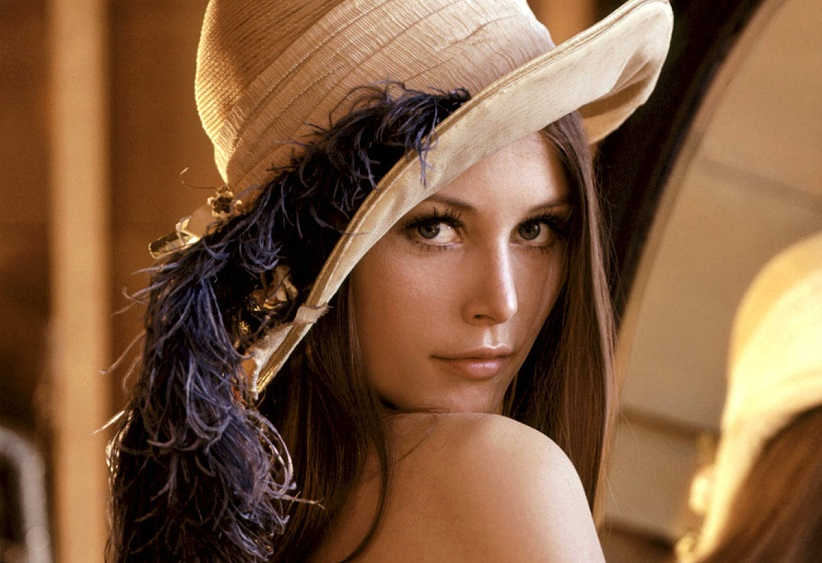
#> input picture images/image_05.jpg, 822 x 563 px, found by its file name
$ python test_image_05.py
#> lines starting #> are read from the running program, lines starting #| are printed output that depends on the picture; after the words box and inside, x2 and y2 are one past the last pixel; in counts of white or black regions, pixels touching at a corner belong together
#> in main, img is the input picture: shape (563, 822, 3); mean B, G, R 63.8, 92.5, 129.2
### application/vision_detection_service.py
import cv2
import numpy as np

class VisionDetectionService:
    def __init__(self) -> None:
        """
        Constructor for class VisionDetectionService
        """
        pass

    def analyze_frame_for_skin(self, frame: np.ndarray) -> np.ndarray:
        """
        Analyzes a frame in order to detect the human skin
        :param frame: The frame to analyze
        :return: The new frame with detected skin only
        """
        # Adding a border to detect the skin on the edge
        borderType = cv2.BORDER_CONSTANT
        top = int(0.006 * frame.shape[0])  # shape[0] = rows
#> top = 3
        bottom = top
#> bottom = 3
        left = int(0.002 * frame.shape[1])  # shape[1] = cols
#> left = 1
        right = left
#> right = 1
        border_color = (0, 0, 0)
        img = cv2.copyMakeBorder(frame, top, bottom, left, right, borderType, None, border_color)
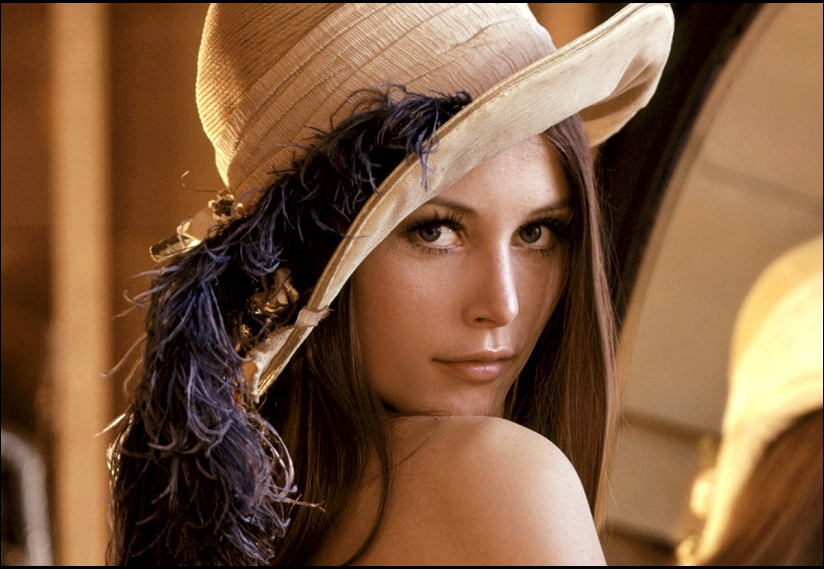
#> img: shape (569, 824, 3); mean B, G, R 63, 91.3, 127.5

        kernel = np.ones((3, 3), np.uint8)
        img = cv2.erode(img, kernel, iterations=1)
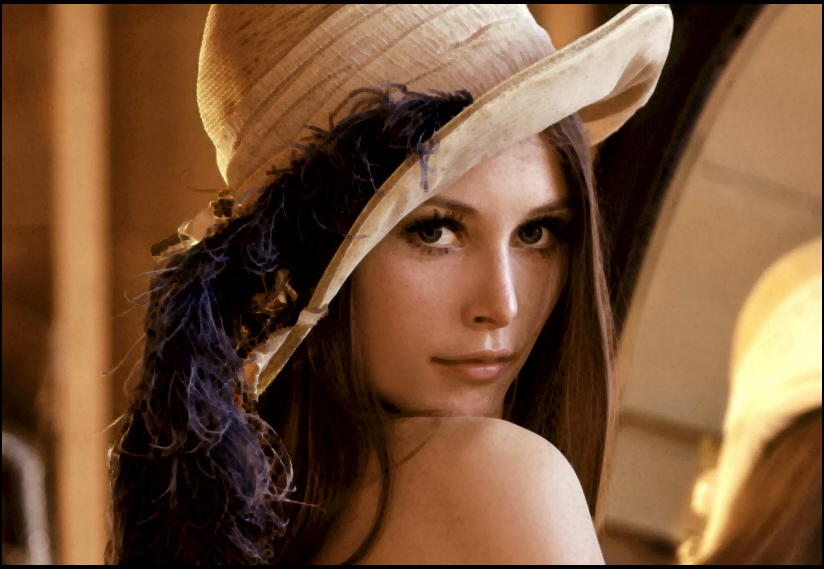
#> img: shape (569, 824, 3); mean B, G, R 55.1, 82.9, 118.5

        img_cie_lab = cv2.cvtColor(img, cv2.COLOR_BGR2Lab)
#> img_cie_lab: shape (569, 824, 3); mean of channels 0, 1, 2 95.5, 139.5, 149.2
        img_y_cr_cb = cv2.cvtColor(img, cv2.COLOR_BGR2YCR_CB)
#> img_y_cr_cb: shape (569, 824, 3); mean of channels 0, 1, 2 90.4, 148.1, 108.1
        img_hsv = cv2.cvtColor(img, cv2.COLOR_BGR2HSV_FULL)
#> img_hsv: shape (569, 824, 3); mean H, S, V 24.8, 162.4, 118.6
        img_yuv = cv2.cvtColor(img, cv2.COLOR_BGR2YUV)
#> img_yuv: shape (569, 824, 3); mean of channels 0, 1, 2 90.4, 110.6, 152.7

        # We only keep the pixels that respect certains criterias such as R > B, 77 <= Cb <= 133, 127 <= Cr <= 175
        # and many others that can be found on the README of the repo
        rows,cols,_ = img.shape
#> rows = 569; cols = 824
        for i in range(rows):
            for j in range(cols):
                U, V = img_yuv[i,j][1], img_yuv[i,j][2]
                B, G, R = img[i,j][0], img[i,j][1], img[i,j][2]
                S = img_hsv[i,j][1]
                Y, Cr, Cb = img_y_cr_cb[i,j][0], img_y_cr_cb[i,j][1], img_y_cr_cb[i,j][2]
                L, a, b = img_cie_lab[i,j][0], img_cie_lab[i,j][1], img_cie_lab[i,j][2]
                I = 0.596*R - 0.275*G - 0.322*B
                Q = 128 + (0.21153661 * R) + (-0.52273617 * G) + (0.31119955 * B)
                if not(121.5 < Q and 80 < Y < 242 and 77 <= Cb <= 133 and 127 <= Cr <= 175 and 26 < S < 178 and R > G and 136 < V < 200 and
                80 < U < 130 and R > B and abs(R - G) > 15 and 14 <= I <= 90 and 100 < L and 134 < a and 115 < b < 177):
                    img[i,j] = [0,0,0]
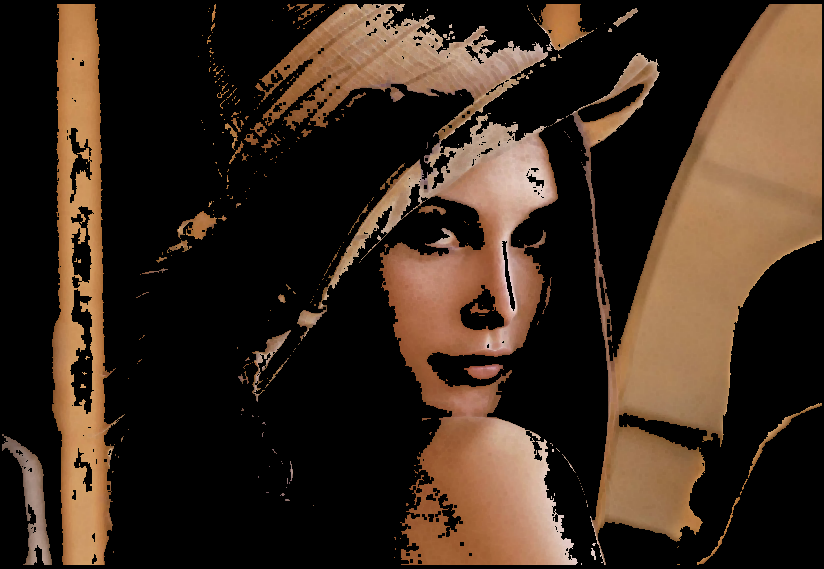
#> img: shape (569, 824, 3); mean B, G, R 30.3, 42.8, 59.1

        # We filter the image after smoothing it
        blurred_frame = cv2.GaussianBlur(img, (3, 3), 0)
        skin = cv2.inRange(blurred_frame, (20, 40, 95), (255, 255, 255))
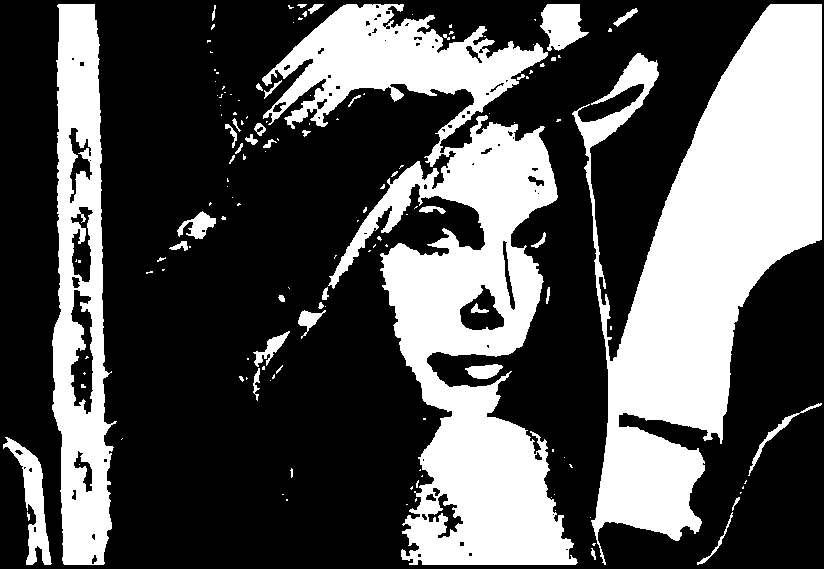
#> skin: shape (569, 824); 33.4% white; 145 white regions (105 under 20 px), largest, box (x1, y1, x2, y2) and area: (262, 4, 578, 565) 64180, (572, 4, 822, 565) 62826, (52, 4, 117, 565) 21656

        # We treat the holes in the filtered frame
        kernel = np.ones((3, 3), np.uint8)
        opening = cv2.morphologyEx(skin, cv2.MORPH_OPEN, kernel)
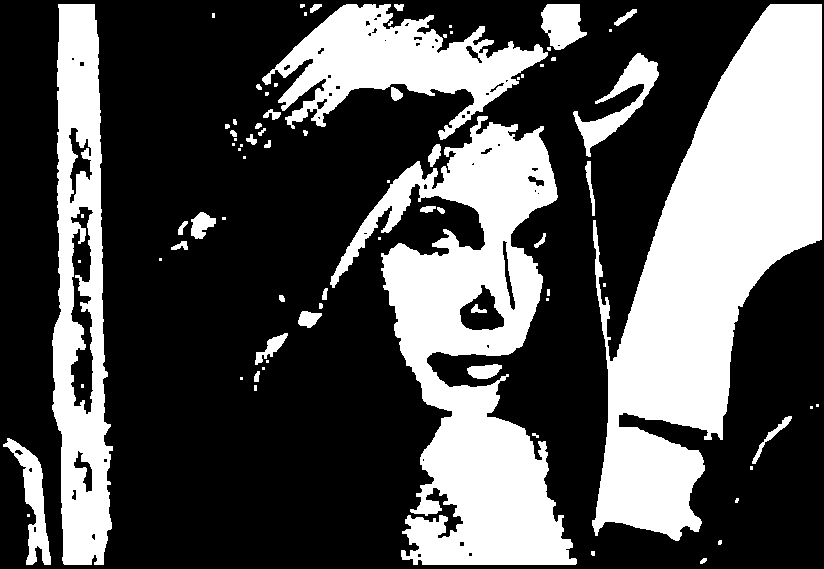
#> opening: shape (569, 824); 33% white; 81 white regions (40 under 20 px), largest, box (x1, y1, x2, y2) and area: (592, 4, 822, 541) 59971, (330, 116, 577, 565) 46786, (52, 4, 113, 565) 21519
        kernel = np.ones((4, 4), np.uint8)
        closing = cv2.morphologyEx(opening, cv2.MORPH_CLOSE, kernel)
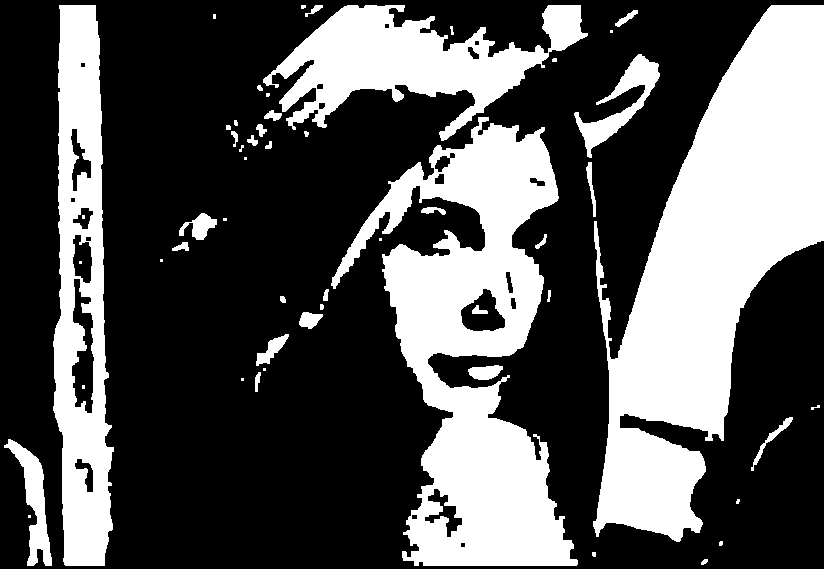
#> closing: shape (569, 824); 33.4% white; 54 white regions (19 under 20 px), largest, box (x1, y1, x2, y2) and area: (593, 5, 824, 542) 60278, (331, 117, 578, 566) 47614, (53, 5, 114, 566) 21850

        return closing


### test_image_05.py
import cv2
from application.vision_detection_service import VisionDetectionService


def main():
    img = cv2.imread("images\\image_05.jpg")

    # Detect the skin with the vision service
    vision_service = VisionDetectionService()
    detected_skin = vision_service.analyze_frame_for_skin(img)

    # Display the resulting frame
    cv2.imshow('frame', detected_skin)
    cv2.waitKey(0)


if __name__ == "__main__":
    main()

$ run again, with images/image_01.JPG copied over images/image_05.jpg
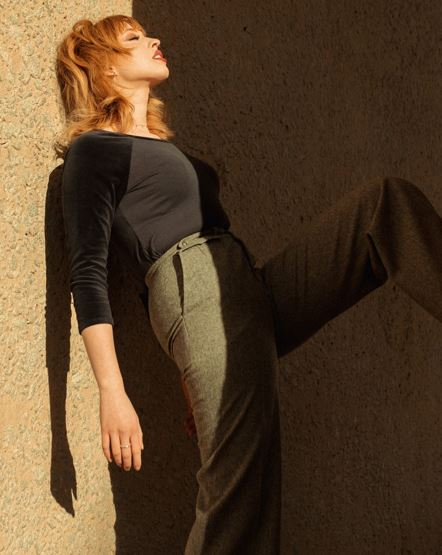
#> input picture images/image_01.JPG, 442 x 555 px, found by its file name
#> in main, img is the input picture: shape (555, 442, 3); mean B, G, R 41.7, 65.1, 87.8
#> img_cie_lab: shape (561, 442, 3); mean of channels 0, 1, 2 61.9, 134.7, 144.5
#> img_y_cr_cb: shape (561, 442, 3); mean of channels 0, 1, 2 60, 141, 112.8
#> img_hsv: shape (561, 442, 3); mean H, S, V 20.3, 164.4, 78.1
#> img_yuv: shape (561, 442, 3); mean of channels 0, 1, 2 60, 114.9, 143.8
#> in analyze_frame_for_skin, `skin = cv2.inRange(blurred_frame, (20, 40, 95), (255, 255, 255))`:
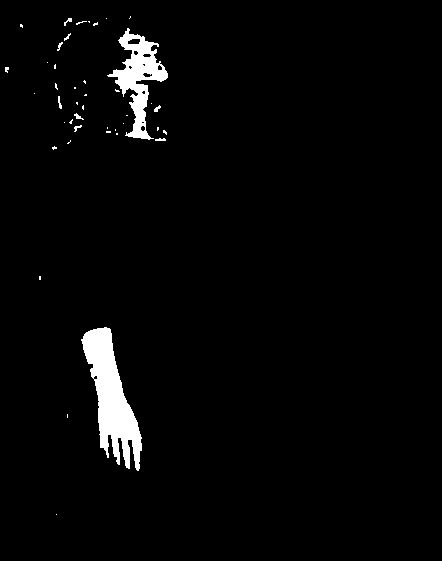
#> skin: shape (561, 442); 2.8% white; 43 white regions (33 under 20 px), largest, box (x1, y1, x2, y2) and area: (81, 327, 142, 471) 4027, (107, 28, 168, 140) 2422, (58, 96, 62, 109) 29
#> opening: shape (561, 442); 2.6% white; 7 white regions (5 under 20 px), largest, box (x1, y1, x2, y2) and area: (82, 327, 142, 470) 3993, (109, 31, 168, 139) 2322
#> in analyze_frame_for_skin, `closing = cv2.morphologyEx(opening, cv2.MORPH_CLOSE, kernel)`:
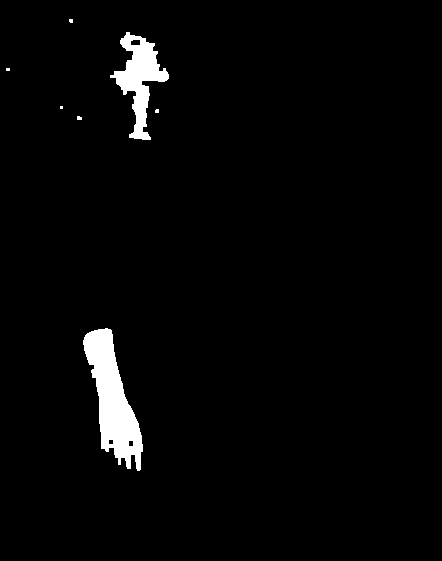
#> closing: shape (561, 442); 2.7% white; 7 white regions (5 under 20 px), largest, box (x1, y1, x2, y2) and area: (83, 328, 143, 471) 4117, (110, 32, 169, 140) 2472

$ run again, with images/image_02.jpg copied over images/image_05.jpg
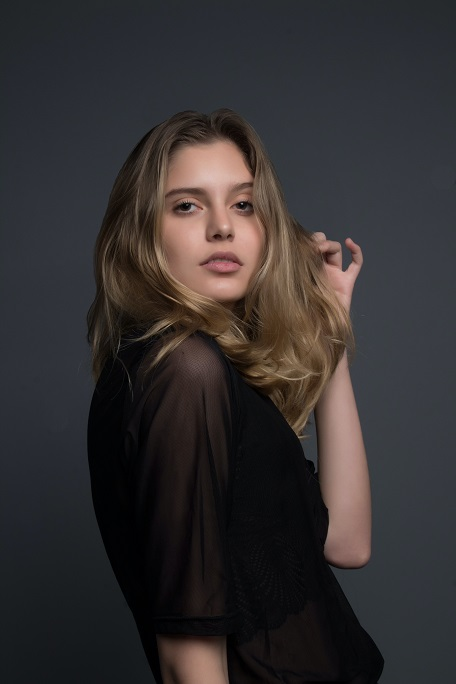
#> input picture images/image_02.jpg, 456 x 684 px, found by its file name
#> in main, img is the input picture: shape (684, 456, 3); mean B, G, R 48.5, 47.7, 51.4
#> img_cie_lab: shape (692, 456, 3); mean of channels 0, 1, 2 46.9, 129.8, 128
#> img_y_cr_cb: shape (692, 456, 3); mean of channels 0, 1, 2 45.2, 129.7, 127.8
#> img_hsv: shape (692, 456, 3); mean H, S, V 117.4, 67, 52.9
#> img_yuv: shape (692, 456, 3); mean of channels 0, 1, 2 45.2, 127.6, 129.8
#> in analyze_frame_for_skin, `skin = cv2.inRange(blurred_frame, (20, 40, 95), (255, 255, 255))`:
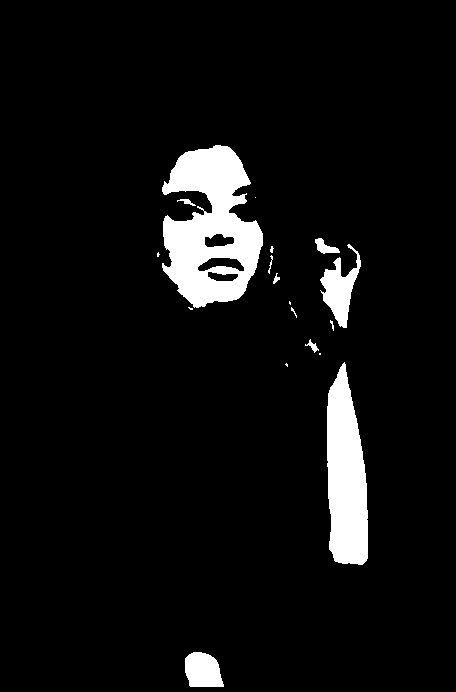
#> skin: shape (692, 456); 6.2% white; 18 white regions (8 under 20 px), largest, box (x1, y1, x2, y2) and area: (162, 145, 263, 308) 10164, (327, 362, 368, 565) 6293, (320, 244, 361, 328) 1478
#> opening: shape (692, 456); 6.1% white; 10 white regions (2 under 20 px), largest, box (x1, y1, x2, y2) and area: (162, 145, 263, 308) 10123, (327, 364, 368, 565) 6290, (321, 255, 361, 328) 1430
#> in analyze_frame_for_skin, `closing = cv2.morphologyEx(opening, cv2.MORPH_CLOSE, kernel)`:
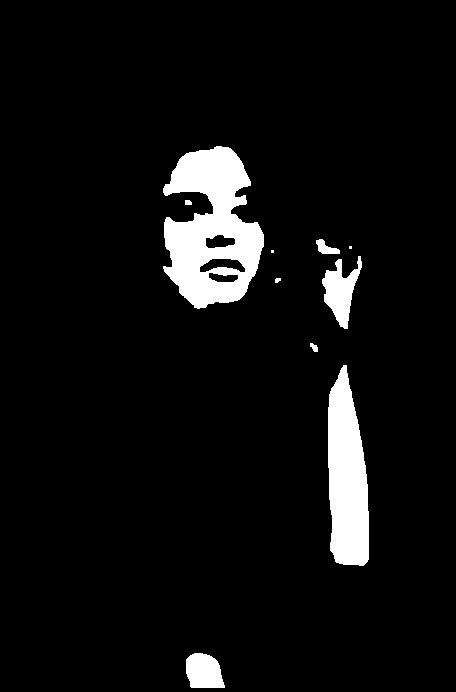
#> closing: shape (692, 456); 6.1% white; 10 white regions (2 under 20 px), largest, box (x1, y1, x2, y2) and area: (163, 146, 264, 309) 10149, (328, 365, 369, 566) 6295, (322, 256, 362, 329) 1433

$ run again, with images/image_03.jpg copied over images/image_05.jpg
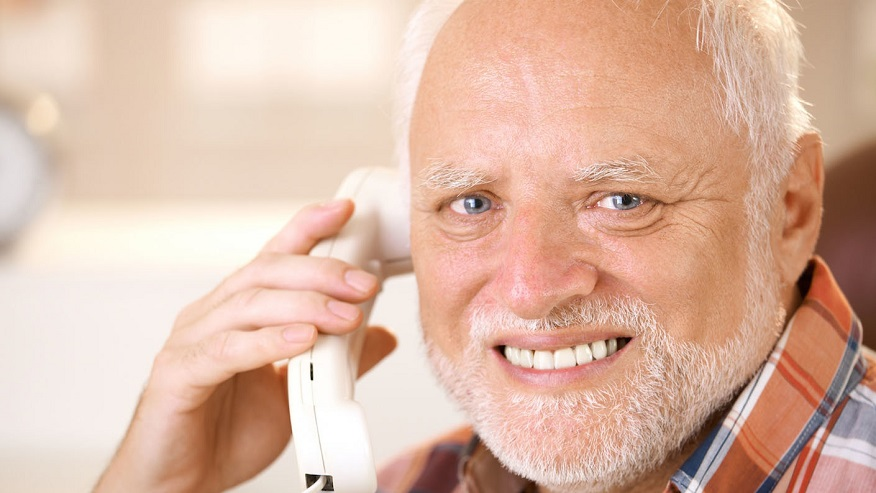
#> input picture images/image_03.jpg, 876 x 493 px, found by its file name
#> in main, img is the input picture: shape (493, 876, 3); mean B, G, R 165.6, 183.9, 220
#> img_cie_lab: shape (497, 878, 3); mean of channels 0, 1, 2 187.7, 139, 143
#> img_y_cr_cb: shape (497, 878, 3); mean of channels 0, 1, 2 182.9, 147.5, 112.6
#> img_hsv: shape (497, 878, 3); mean H, S, V 20.3, 71.2, 210.4
#> img_yuv: shape (497, 878, 3); mean of channels 0, 1, 2 182.9, 114.7, 151.9
#> after the loop in analyze_frame_for_skin, `for i in range(rows):`:
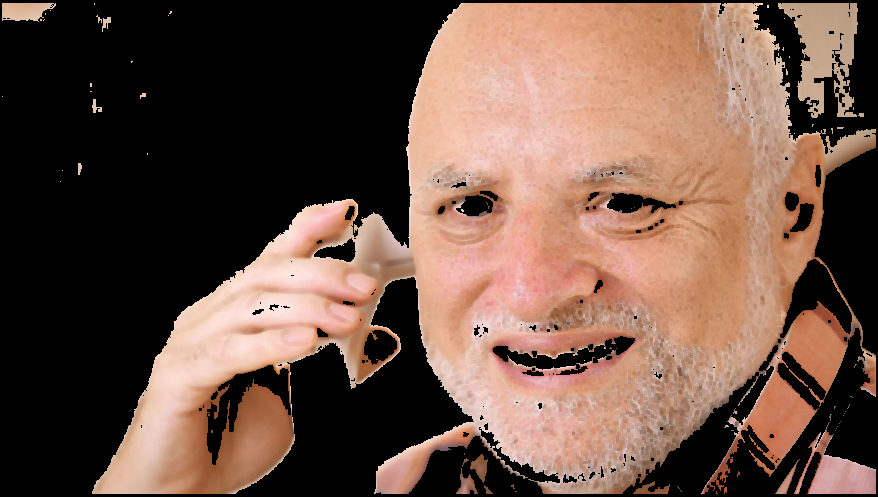
#> img: shape (497, 878, 3); mean B, G, R 69.3, 81.7, 108.3
#> skin: shape (497, 878); 51.4% white; 90 black regions (58 under 20 px), largest, box (x1, y1, x2, y2) and area: (0, 0, 878, 497) 202780, (780, 259, 852, 338) 2379, (493, 336, 635, 375) 1922
#> opening: shape (497, 878); 51.1% white; 77 black regions (50 under 20 px), largest, box (x1, y1, x2, y2) and area: (0, 0, 878, 497) 206428, (493, 336, 635, 376) 2102, (362, 330, 397, 365) 809
#> in analyze_frame_for_skin, `closing = cv2.morphologyEx(opening, cv2.MORPH_CLOSE, kernel)`:
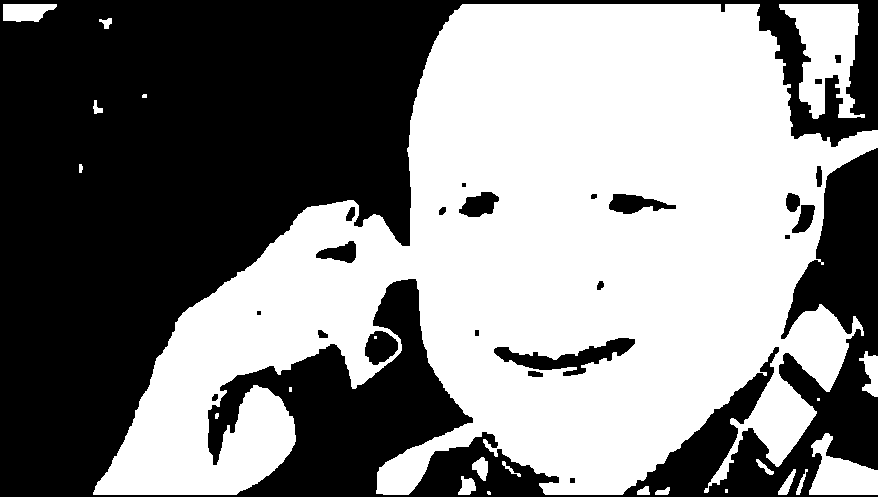
#> closing: shape (497, 878); 51.5% white; 23 black regions (2 under 20 px), largest, box (x1, y1, x2, y2) and area: (0, 0, 878, 497) 205668, (494, 338, 635, 376) 1958, (365, 331, 398, 365) 793
